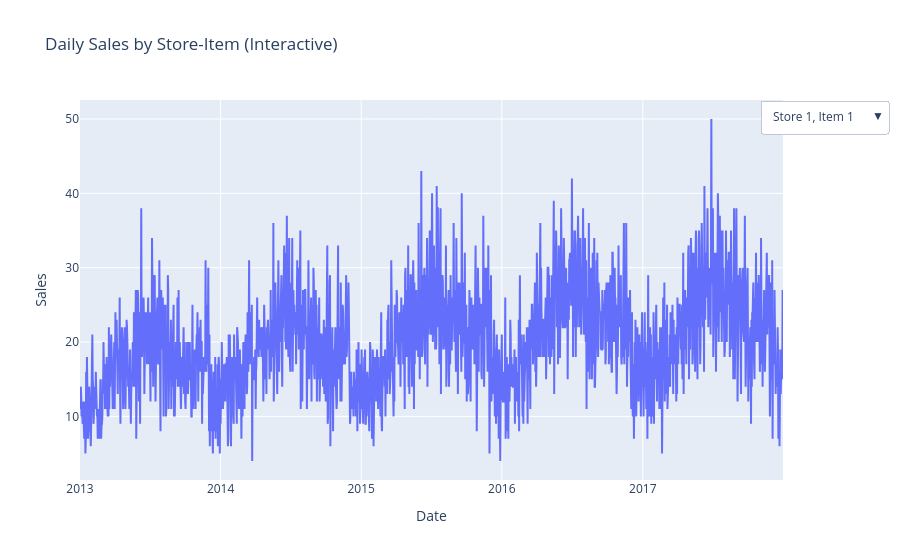

This figure's notebook cell:
### Code cell
import plotly.graph_objects as go

# Build a comparison for a few different store-item combinations
sample_combos = [(1, 1), (1, 15), (3, 5), (5, 20)]

fig = go.Figure()

for store, item in sample_combos:
    subset = df[(df['store'] == store) & (df['item'] == item)]
    fig.add_trace(go.Scatter(
        x=subset['date'], y=subset['sales'],
        mode='lines', name=f'Store {store}, Item {item}',
        visible=(store == 1 and item == 1)
    ))

buttons = []
for i, (store, item) in enumerate(sample_combos):
    visibility = [False] * len(sample_combos)
    visibility[i] = True
    buttons.append(dict(
        label=f'Store {store}, Item {item}',
        method='update',
        args=[{'visible': visibility}]
    ))

fig.update_layout(
    title='Daily Sales by Store-Item (Interactive)',
    xaxis_title='Date',
    yaxis_title='Sales',
    updatemenus=[dict(active=0, buttons=buttons, x=1.15, y=1)]
)

fig.show()

### Figure 1 — Plotly figure (JSON) as saved in the notebook; plotly's stock layout.template omitted (floating-point values rounded to 4 significant figures; data arrays with more than 128 entries replaced by an {"elided": "..."} marker saying what was removed)
{"data": [{"mode": "lines", "name": "Store 1, Item 1", "type": "scatter", "visible": true, "x": {"elided": "1826 str values"}, "y": {"elided": "1826 int values"}}, {"mode": "lines", "name": "Store 1, Item 15", "type": "scatter", "visible": false, "x": {"elided": "1826 str values"}, "y": {"elided": "1826 int values"}}, {"mode": "lines", "name": "Store 3, Item 5", "type": "scatter", "visible": false, "x": {"elided": "1826 str values"}, "y": {"elided": "1826 int values"}}, {"mode": "lines", "name": "Store 5, Item 20", "type": "scatter", "visible": false, "x": {"elided": "1826 str values"}, "y": {"elided": "1826 int values"}}], "layout": {"title": {"text": "Daily Sales by Store-Item (Interactive)"}, "updatemenus": [{"active": 0, "buttons": [{"args": [{"visible": [true, false, false, false]}], "label": "Store 1, Item 1", "method": "update"}, {"args": [{"visible": [false, true, false, false]}], "label": "Store 1, Item 15", "method": "update"}, {"args": [{"visible": [false, false, true, false]}], "label": "Store 3, Item 5", "method": "update"}, {"args": [{"visible": [false, false, false, true]}], "label": "Store 5, Item 20", "method": "update"}], "x": 1.15, "y": 1}], "xaxis": {"title": {"text": "Date"}}, "yaxis": {"title": {"text": "Sales"}}}}
